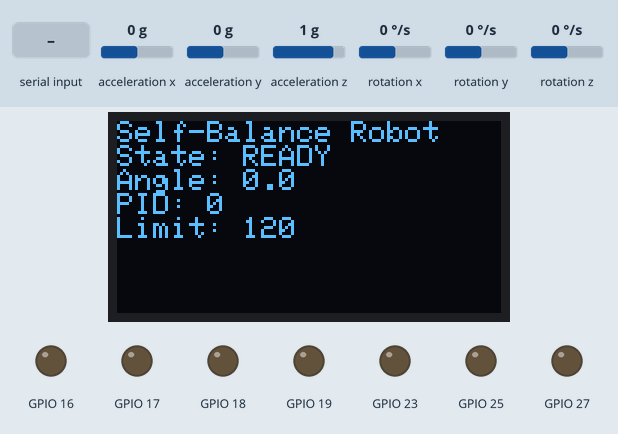
Simulated run of this sketch. Board: ESP32. Parts: 128×64 one-colour display, output pins drawn as LEDs (lit = HIGH). The test bench sets the inputs (shaded band); at power-on: acceleration x 0 g, acceleration z 1 g, rotation y 0 °/s, acceleration y 0 g, rotation x 0 °/s, rotation z 0 °/s. What the sketch prints to the serial monitor is not drawn.

Above: at 6.4 s.
6.5 s: acceleration x set to -1.4 g
At 8.48 s:
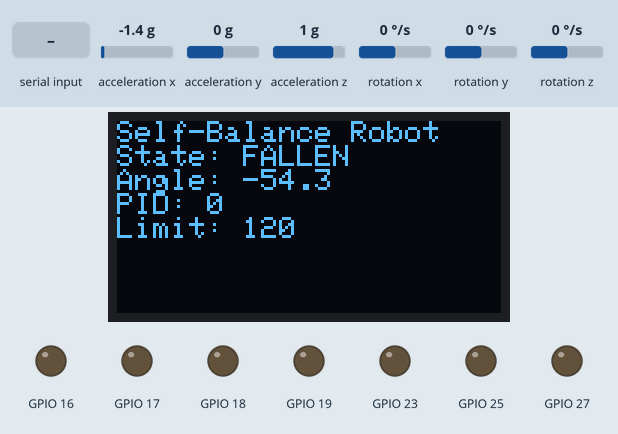
8.6 s: acceleration z set to 0.8 g
At 9.89 s:
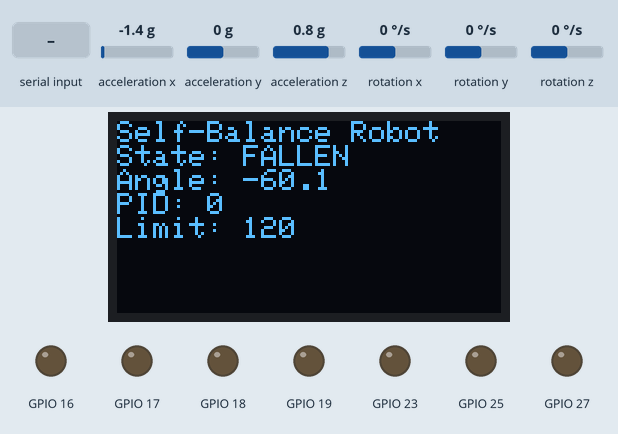
10.1 s: rotation y set to -192 °/s
At 10.24 s:
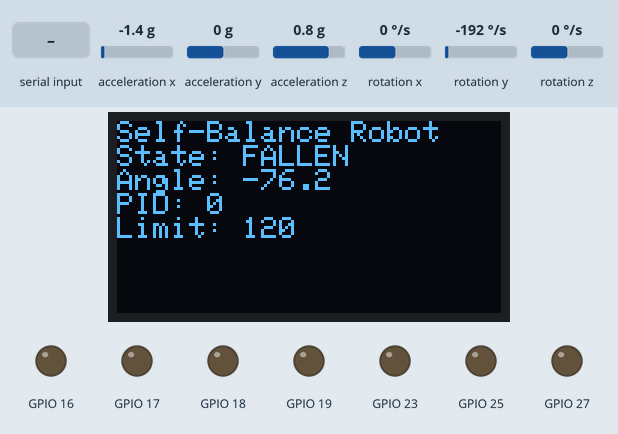
11.6 s: "e" received over Serial
At 11.76 s:
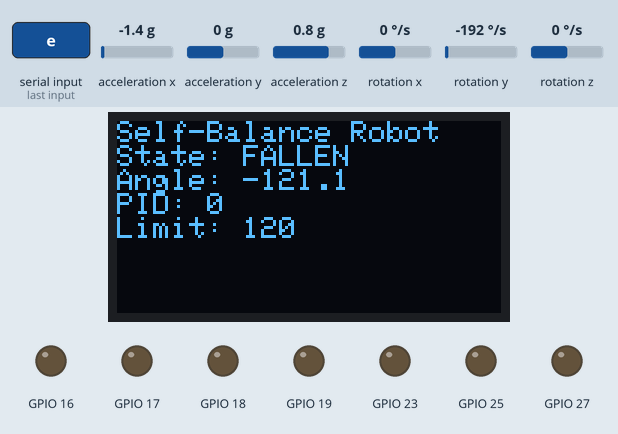
13.3 s: "x" received over Serial
At 13.37 s:
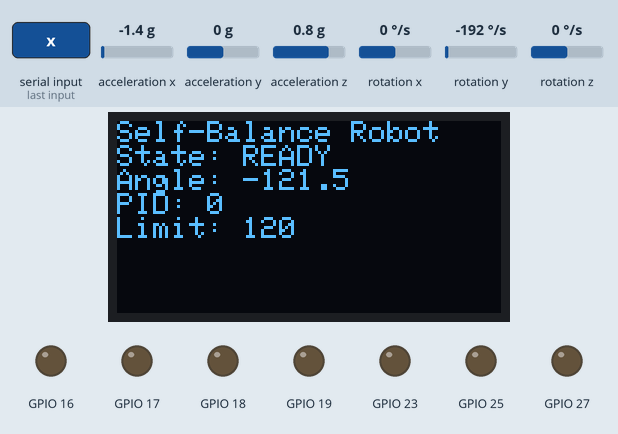
14.9 s: acceleration x set to 1.4 g
At 18.0 s:
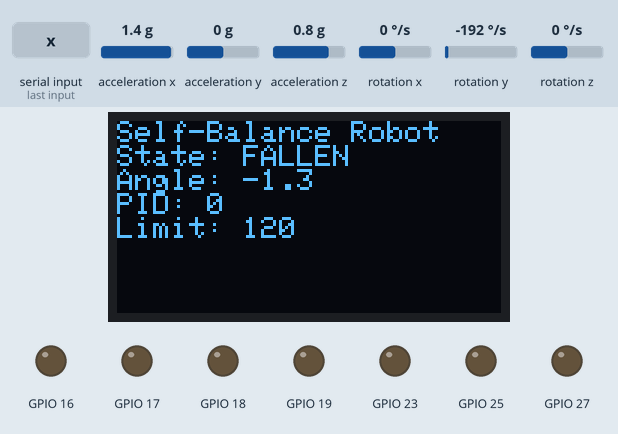

Measured:
- after the input at 6.5 s, the display: first changes after 0.06 s (image 1 shows a later state)
- after the input at 8.6 s, the display: first changes after 0.08 s (image 2 shows a later state)
- after the input at 10.1 s, the display: changes after 0.10 s (image 3)
- after the input at 13.3 s, the display: changes at once (image 5)
- after the input at 14.9 s, the display: first changes at once (image 6 shows a later state)

The sketch:

Mainboard_A_Balancing.ino
```cpp
/*
  ESP32 雙輪自平衡機器人 - 主板 A

  功能：MPU6050 校正與互補濾波、PID 平衡、TB6612FNG 雙馬達、
  跌倒與感測器異常保護、OLED、可選蜂鳴器與序列控制。

  重要：此程式可編譯，但馬達方向、IMU 軸向與 PID 仍須實機驗證。
  開機後馬達預設停止，必須從序列監控輸入 e 才會啟用平衡。
*/

#include <Adafruit_GFX.h>
#include <Adafruit_SSD1306.h>
#include <MPU6050.h>
#include <PID_v1.h>
#include <Wire.h>
#include <math.h>

// 接線或安裝方向改變時，只修改這個設定區。
namespace Config {
constexpr uint8_t I2C_SDA = 21;
constexpr uint8_t I2C_SCL = 22;
constexpr uint8_t PWMA = 16;
constexpr uint8_t AIN1 = 17;
constexpr uint8_t AIN2 = 18;
constexpr uint8_t PWMB = 19;
constexpr uint8_t BIN1 = 23;
constexpr uint8_t BIN2 = 25;
constexpr uint8_t BUZZER = 27;

constexpr bool MOTOR_A_INVERTED = false;
constexpr bool MOTOR_B_INVERTED = false;
constexpr float IMU_DIRECTION = 1.0F;

constexpr uint8_t OLED_ADDRESS = 0x3C;
constexpr int SCREEN_WIDTH = 128;
constexpr int SCREEN_HEIGHT = 64;

// 蜂鳴器類型尚未確認，所以預設關閉。
constexpr bool BUZZER_ENABLED = false;
constexpr bool BUZZER_ACTIVE_HIGH = true;

constexpr uint32_t SERIAL_BAUD = 115200;
constexpr uint32_t CONTROL_PERIOD_US = 5000;
constexpr uint32_t DISPLAY_PERIOD_MS = 100;
constexpr int CALIBRATION_SAMPLES = 600;

constexpr float ENABLE_ANGLE_DEG = 10.0F;
constexpr float FALL_ANGLE_DEG = 35.0F;
constexpr int MOTOR_DEADZONE = 40;
constexpr int MAX_PWM = 120;

constexpr double KP = 25.0;
constexpr double KI = 0.8;
constexpr double KD = 1.2;
}  // namespace Config

enum class RobotState : uint8_t { Booting, Ready, Balancing, Fallen, Fault };

MPU6050 mpu;
Adafruit_SSD1306 display(
    Config::SCREEN_WIDTH, Config::SCREEN_HEIGHT, &Wire, -1);

double pidInput = 0.0;
double pidOutput = 0.0;
double pidSetpoint = 0.0;
double kp = Config::KP;
double ki = Config::KI;
double kd = Config::KD;
PID balancePid(&pidInput, &pidOutput, &pidSetpoint, kp, ki, kd, DIRECT);

RobotState state = RobotState::Booting;
bool displayAvailable = false;
float angleDeg = 0.0F;
float angleZeroDeg = 0.0F;
float gyroYOffset = 0.0F;
uint32_t lastControlUs = 0;
uint32_t lastDisplayMs = 0;

const char* stateLabel(RobotState value) {
  switch (value) {
    case RobotState::Booting: return "BOOT";
    case RobotState::Ready: return "READY";
    case RobotState::Balancing: return "BALANCE";
    case RobotState::Fallen: return "FALLEN";
    case RobotState::Fault: return "FAULT";
  }
  return "UNKNOWN";
}

void setBuzzer(bool on) {
  if (!Config::BUZZER_ENABLED) {
    digitalWrite(Config::BUZZER, Config::BUZZER_ACTIVE_HIGH ? LOW : HIGH);
    return;
  }
  const bool level = Config::BUZZER_ACTIVE_HIGH ? on : !on;
  digitalWrite(Config::BUZZER, level ? HIGH : LOW);
}

void stopMotors() {
  analogWrite(Config::PWMA, 0);
  analogWrite(Config::PWMB, 0);
  digitalWrite(Config::AIN1, LOW);
  digitalWrite(Config::AIN2, LOW);
  digitalWrite(Config::BIN1, LOW);
  digitalWrite(Config::BIN2, LOW);
}

void setOneMotor(uint8_t pwmPin, uint8_t in1, uint8_t in2, int command,
                 bool inverted) {
  command = constrain(command, -Config::MAX_PWM, Config::MAX_PWM);
  if (inverted) command = -command;

  if (command == 0) {
    analogWrite(pwmPin, 0);
    digitalWrite(in1, LOW);
    digitalWrite(in2, LOW);
    return;
  }

  const bool forward = command > 0;
  const int magnitude = abs(command);
  const int pwm = map(magnitude, 1, Config::MAX_PWM,
                      Config::MOTOR_DEADZONE, Config::MAX_PWM);
  digitalWrite(in1, forward ? HIGH : LOW);
  digitalWrite(in2, forward ? LOW : HIGH);
  analogWrite(pwmPin, pwm);
}

void driveBothMotors(int command) {
  setOneMotor(Config::PWMA, Config::AIN1, Config::AIN2, command,
              Config::MOTOR_A_INVERTED);
  setOneMotor(Config::PWMB, Config::BIN1, Config::BIN2, command,
              Config::MOTOR_B_INVERTED);
}

void enterSafeState(RobotState nextState) {
  stopMotors();
  balancePid.SetMode(MANUAL);
  pidOutput = 0.0;
  state = nextState;
  setBuzzer(nextState == RobotState::Fallen || nextState == RobotState::Fault);
}

bool readImu(float dtSeconds) {
  int16_t ax = 0, ay = 0, az = 0, gx = 0, gy = 0, gz = 0;
  mpu.getMotion6(&ax, &ay, &az, &gx, &gy, &gz);

  const float accAngle = Config::IMU_DIRECTION *
      (atan2f(static_cast<float>(ax), static_cast<float>(az)) * 180.0F / PI -
       angleZeroDeg);
  const float gyroRate = Config::IMU_DIRECTION *
      (static_cast<float>(gy) - gyroYOffset) / 131.0F;

  if (!isfinite(accAngle) || !isfinite(gyroRate)) return false;
  angleDeg = 0.98F * (angleDeg + gyroRate * dtSeconds) + 0.02F * accAngle;
  return isfinite(angleDeg);
}

bool calibrateImu() {
  enterSafeState(RobotState::Booting);
  Serial.println("校正中：請讓機器人保持靜止並接近直立...");

  double angleSum = 0.0;
  int64_t gyroSum = 0;
  for (int i = 0; i < Config::CALIBRATION_SAMPLES; ++i) {
    int16_t ax = 0, ay = 0, az = 0, gx = 0, gy = 0, gz = 0;
    mpu.getMotion6(&ax, &ay, &az, &gx, &gy, &gz);
    angleSum += atan2f(static_cast<float>(ax), static_cast<float>(az)) *
                180.0F / PI;
    gyroSum += gy;
    delay(5);
  }

  angleZeroDeg = static_cast<float>(angleSum / Config::CALIBRATION_SAMPLES);
  gyroYOffset = static_cast<float>(gyroSum) / Config::CALIBRATION_SAMPLES;
  angleDeg = 0.0F;
  pidInput = 0.0;
  state = RobotState::Ready;
  setBuzzer(false);
  Serial.println("校正完成。輸入 e 啟用平衡，x 停止，c 重新校正。");
  return true;
}

void enableBalancing() {
  if (state == RobotState::Fault) {
    Serial.println("感測器故障狀態，不能啟用。");
    return;
  }
  if (fabsf(angleDeg) > Config::ENABLE_ANGLE_DEG) {
    Serial.println("角度離直立位置太遠，拒絕啟用。");
    return;
  }

  stopMotors();
  pidInput = angleDeg;
  pidOutput = 0.0;
  balancePid.SetMode(MANUAL);
  balancePid.SetMode(AUTOMATIC);
  state = RobotState::Balancing;
  setBuzzer(false);
  Serial.println("平衡控制已啟用。輸入 x 可立即停止。");
}

void handleSerial() {
  while (Serial.available() > 0) {
    const char command = static_cast<char>(Serial.read());
    if (command == 'e' || command == 'E') {
      enableBalancing();
    } else if (command == 'x' || command == 'X') {
      enterSafeState(RobotState::Ready);
      Serial.println("馬達已停止。");
    } else if (command == 'c' || command == 'C') {
      calibrateImu();
    } else if (command == 'p' || command == 'P') {
      Serial.printf("state=%s angle=%.2f output=%.1f\n", stateLabel(state),
                    angleDeg, pidOutput);
    } else if (command == 'h' || command == 'H') {
      Serial.println("指令：e 啟用、x 停止、c 校正、p 狀態、h 說明");
    }
  }
}

void updateDisplay() {
  if (!displayAvailable ||
      millis() - lastDisplayMs < Config::DISPLAY_PERIOD_MS) return;
  lastDisplayMs = millis();

  display.clearDisplay();
  display.setCursor(0, 0);
  display.println("Self-Balance Robot");
  display.print("State: "); display.println(stateLabel(state));
  display.print("Angle: "); display.println(angleDeg, 1);
  display.print("PID: "); display.println(pidOutput, 0);
  display.print("Limit: "); display.println(Config::MAX_PWM);
  display.display();
}

void setup() {
  Serial.begin(Config::SERIAL_BAUD);

  pinMode(Config::PWMA, OUTPUT);
  pinMode(Config::AIN1, OUTPUT);
  pinMode(Config::AIN2, OUTPUT);
  pinMode(Config::PWMB, OUTPUT);
  pinMode(Config::BIN1, OUTPUT);
  pinMode(Config::BIN2, OUTPUT);
  pinMode(Config::BUZZER, OUTPUT);
  stopMotors();
  setBuzzer(false);

  Wire.begin(Config::I2C_SDA, Config::I2C_SCL);
  Wire.setClock(400000);

  displayAvailable = display.begin(SSD1306_SWITCHCAPVCC, Config::OLED_ADDRESS);
  if (displayAvailable) {
    display.clearDisplay();
    display.setTextSize(1);
    display.setTextColor(SSD1306_WHITE);
    display.setCursor(0, 0);
    display.println("Booting safely...");
    display.display();
  } else {
    Serial.println("OLED 未連線；控制器會繼續執行。");
  }

  mpu.initialize();
  if (!mpu.testConnection()) {
    enterSafeState(RobotState::Fault);
    Serial.println("MPU6050 連線失敗，馬達保持停止。");
    return;
  }

  balancePid.SetOutputLimits(-Config::MAX_PWM, Config::MAX_PWM);
  balancePid.SetSampleTime(Config::CONTROL_PERIOD_US / 1000);
  balancePid.SetMode(MANUAL);
  calibrateImu();
  lastControlUs = micros();
}

void loop() {
  handleSerial();
  updateDisplay();

  if (state == RobotState::Fault) {
    stopMotors();
    return;
  }

  const uint32_t nowUs = micros();
  const uint32_t elapsedUs = nowUs - lastControlUs;
  if (elapsedUs < Config::CONTROL_PERIOD_US) return;
  lastControlUs = nowUs;

  const float dtSeconds = elapsedUs / 1000000.0F;
  if (!readImu(dtSeconds)) {
    enterSafeState(RobotState::Fault);
    Serial.println("IMU 讀值異常，馬達已停止。");
    return;
  }

  pidInput = angleDeg;
  if (fabsf(angleDeg) > Config::FALL_ANGLE_DEG) {
    if (state != RobotState::Fallen) {
      enterSafeState(RobotState::Fallen);
      Serial.println("偵測到跌倒，馬達已停止；扶正後輸入 c 重新校正。");
    }
    return;
  }

  if (state != RobotState::Balancing) {
    stopMotors();
    return;
  }

  if (balancePid.Compute()) {
    driveBothMotors(static_cast<int>(pidOutput));
  }
}
```
